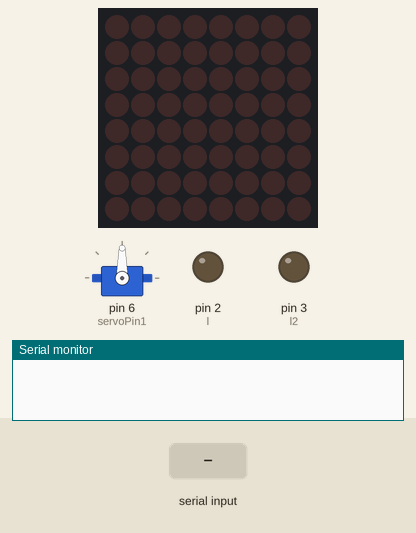
Simulated run of this sketch. Board: Arduino Uno, built with avr-gcc and run on an emulated ATmega328P. On the bench: servo, 8×8 LED matrix, output pins drawn as LEDs (lit = HIGH), the last lines printed to the serial monitor. The test bench sets the inputs (shaded band).

Above: at 1.2 s.
1.3 s: "I" received over the second serial link
At 1.7 s:
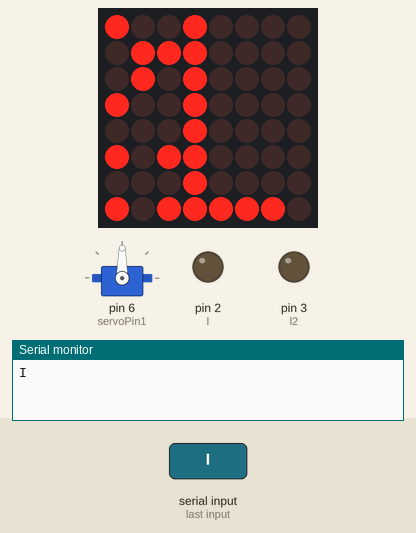
2.8 s: "A" received over the second serial link
At 3.2 s:
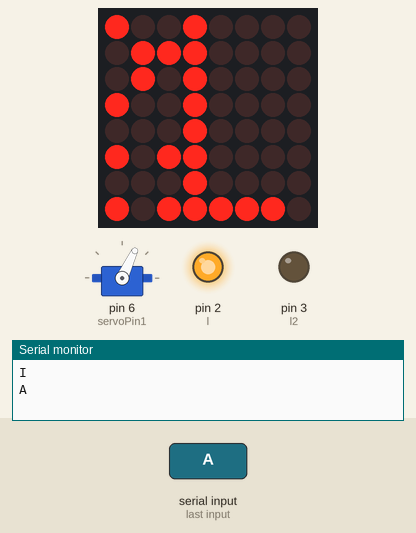
4.3 s: "C" received over the second serial link
At 5.5 s:
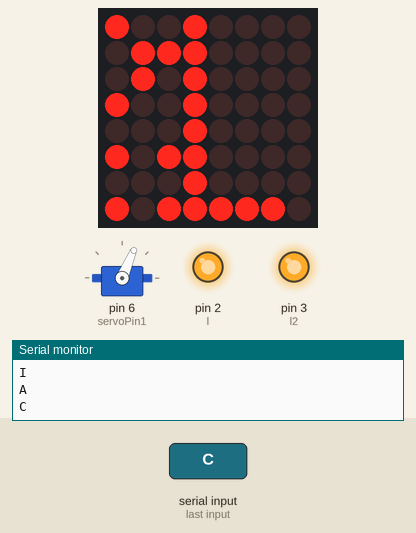
5.8 s: "B" received over the second serial link
At 6.7 s:
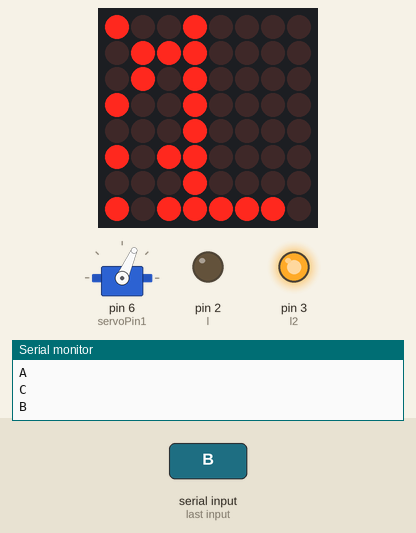
Timing chart, 0 to 8.3 s (numbered marks = the images above; inputs shaded):
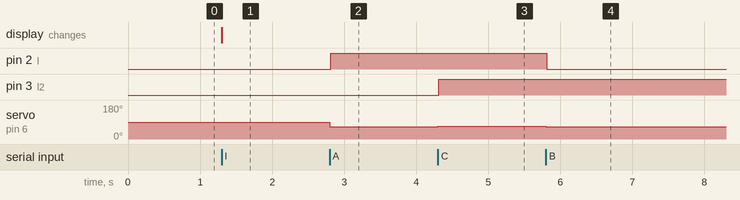

The sketch:

BT.ino
```cpp
//Librerias
#include <SoftwareSerial.h>
#include <Servo.h>
#include "LedControl.h"

//Matrix 8x8

LedControl lc=LedControl(11,13,12);
SoftwareSerial BT(8, 9);

//Variables

char valor;
int l = 2;
int l2 = 3;
int l3 = 4;
int l4 = 5;
const int servoPin1 = 6;

//Dibujo/figura Matrix 8x8

byte uno[8]= {
  B10010000,
  B01110000,
  B01010000,
  B10010000,
  B00010000,
  B10110000,
  B00010000,
  B10111110
};

Servo servo;

//Inicializacion del programa

void setup() {
  Serial.begin(9600);
  BT.begin(9600);
  pinMode(l, OUTPUT);
  pinMode(l2, OUTPUT);
  servo.attach(servoPin1);
  lc.shutdown(0,false);     // enciende la matriz
  lc.setIntensity(0,4);     // establece brillo
  lc.clearDisplay(0);     // blanquea matriz
}


void loop() {

movi();

  if(BT.available() > 0){
    valor = BT.read();
    Serial.println(valor);
  }

  if(valor == 'A'){
    digitalWrite(l, HIGH);
  }

  if(valor == 'B'){
    digitalWrite(l, LOW);
  }

  if(valor == 'C'){
    digitalWrite(l2, HIGH);
  }

  if(valor == 'D'){
    digitalWrite(l2, LOW);
  }

    if(valor == 'E'){
    digitalWrite(l3, HIGH);
  }

  if(valor == 'F'){
    digitalWrite(l3, LOW);
  }

    if(valor == 'G'){
    digitalWrite(l4, HIGH);
  }

  if(valor == 'H'){
    digitalWrite(l4, LOW);
  }

  if(valor == 'H'){
    digitalWrite(l4, LOW);
  }

  if(valor == 'I'){
    most();
  }
}

void movi(){
  while(BT.available() > 0){
    valor = BT.read();
    Serial.println(valor);
    servo.write(valor);
    delay(10);
  }
}

void most(){
  for (int i = 0; i < 8; i++)
  {
  lc.setRow(0,i,uno[i]);
  }
}
```

Measured:
- after the input at 1.3 s, the display: changes at once (image 1)
- after the input at 2.8 s, pin 2 (l): LOW → HIGH at once; servo on pin 6 (servoPin1): 90° → 65° at once
- after the input at 4.3 s, pin 3 (l2): LOW → HIGH at once; servo on pin 6 (servoPin1): 65° → 67° at once
- after the input at 5.8 s, pin 2 (l): HIGH → LOW at once; servo on pin 6 (servoPin1): 67° → 66° at once
